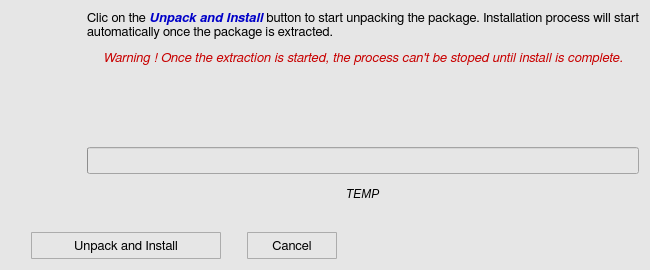
<?xml version="1.0" encoding="UTF-8"?>
<ui version="4.0">
 <class>unpackWindow</class>
 <widget class="QWidget" name="unpackWindow">
  <property name="geometry">
   <rect>
    <x>0</x>
    <y>0</y>
    <width>650</width>
    <height>270</height>
   </rect>
  </property>
  <property name="minimumSize">
   <size>
    <width>650</width>
    <height>270</height>
   </size>
  </property>
  <property name="maximumSize">
   <size>
    <width>650</width>
    <height>16777215</height>
   </size>
  </property>
  <property name="font">
   <font>
    <family>FreeSans</family>
    <pointsize>10</pointsize>
    <weight>50</weight>
    <bold>false</bold>
    <stylestrategy>PreferAntialias</stylestrategy>
    <kerning>true</kerning>
   </font>
  </property>
  <property name="windowTitle">
   <string>Update Install</string>
  </property>
  <property name="windowIcon">
   <iconset>
    <normaloff>icons/info_popup_icon.svg</normaloff>icons/info_popup_icon.svg</iconset>
  </property>
  <property name="styleSheet">
   <string notr="true">QWidget {
	background-color: rgb(230,230,230);
}</string>
  </property>
  <layout class="QGridLayout" name="gridLayout">
   <item row="0" column="0">
    <layout class="QVBoxLayout" name="verticalLayout_3">
     <item>
      <layout class="QHBoxLayout" name="horizontalLayout_3">
       <item>
        <layout class="QVBoxLayout" name="verticalLayout">
         <item>
          <widget class="QLabel" name="dw_label_2">
           <property name="minimumSize">
            <size>
             <width>50</width>
             <height>50</height>
            </size>
           </property>
           <property name="maximumSize">
            <size>
             <width>50</width>
             <height>50</height>
            </size>
           </property>
           <property name="text">
            <string/>
           </property>
           <property name="pixmap">
            <pixmap>icons/info_popup_icon.svg</pixmap>
           </property>
           <property name="scaledContents">
            <bool>true</bool>
           </property>
          </widget>
         </item>
         <item>
          <spacer name="verticalSpacer">
           <property name="orientation">
            <enum>Qt::Vertical</enum>
           </property>
           <property name="sizeHint" stdset="0">
            <size>
             <width>20</width>
             <height>40</height>
            </size>
           </property>
          </spacer>
         </item>
        </layout>
       </item>
       <item>
        <spacer name="horizontalSpacer">
         <property name="orientation">
          <enum>Qt::Horizontal</enum>
         </property>
         <property name="sizeType">
          <enum>QSizePolicy::Fixed</enum>
         </property>
         <property name="sizeHint" stdset="0">
          <size>
           <width>20</width>
           <height>20</height>
          </size>
         </property>
        </spacer>
       </item>
       <item>
        <layout class="QVBoxLayout" name="verticalLayout_2">
         <item>
          <widget class="QLabel" name="dw_label_1">
           <property name="minimumSize">
            <size>
             <width>0</width>
             <height>120</height>
            </size>
           </property>
           <property name="maximumSize">
            <size>
             <width>16777215</width>
             <height>16777215</height>
            </size>
           </property>
           <property name="font">
            <font>
             <family>FreeSans</family>
             <pointsize>10</pointsize>
             <weight>50</weight>
             <bold>false</bold>
             <stylestrategy>PreferAntialias</stylestrategy>
             <kerning>true</kerning>
            </font>
           </property>
           <property name="frameShape">
            <enum>QFrame::NoFrame</enum>
           </property>
           <property name="frameShadow">
            <enum>QFrame::Plain</enum>
           </property>
           <property name="lineWidth">
            <number>0</number>
           </property>
           <property name="midLineWidth">
            <number>0</number>
           </property>
           <property name="text">
            <string>&lt;html&gt;&lt;head/&gt;&lt;body&gt;&lt;p&gt;Clic on the &lt;span style=&quot; font-weight:600; font-style:italic; color:#0000c8;&quot;&gt;Unpack and Install&lt;/span&gt; button to start unpacking the package. Installation process will start automatically once the package is extracted.&lt;/p&gt;&lt;p align=&quot;center&quot;&gt;&lt;span style=&quot; font-style:italic; color:#c80000;&quot;&gt;Warning ! Once the extraction is started, the process can't be stoped until install is complete.&lt;/span&gt;&lt;/p&gt;&lt;/body&gt;&lt;/html&gt;</string>
           </property>
           <property name="textFormat">
            <enum>Qt::AutoText</enum>
           </property>
           <property name="alignment">
            <set>Qt::AlignJustify|Qt::AlignTop</set>
           </property>
           <property name="wordWrap">
            <bool>true</bool>
           </property>
          </widget>
         </item>
         <item>
          <spacer name="verticalSpacer_3">
           <property name="orientation">
            <enum>Qt::Vertical</enum>
           </property>
           <property name="sizeType">
            <enum>QSizePolicy::Fixed</enum>
           </property>
           <property name="sizeHint" stdset="0">
            <size>
             <width>20</width>
             <height>10</height>
            </size>
           </property>
          </spacer>
         </item>
         <item>
          <widget class="QProgressBar" name="progressBar">
           <property name="minimumSize">
            <size>
             <width>0</width>
             <height>27</height>
            </size>
           </property>
           <property name="maximumSize">
            <size>
             <width>16777215</width>
             <height>27</height>
            </size>
           </property>
           <property name="font">
            <font>
             <family>FreeSans</family>
             <pointsize>10</pointsize>
             <weight>50</weight>
             <bold>false</bold>
             <kerning>true</kerning>
            </font>
           </property>
           <property name="value">
            <number>0</number>
           </property>
           <property name="textVisible">
            <bool>false</bool>
           </property>
          </widget>
         </item>
         <item>
          <layout class="QHBoxLayout" name="horizontalLayout_2">
           <item>
            <spacer name="horizontalSpacer_2">
             <property name="orientation">
              <enum>Qt::Horizontal</enum>
             </property>
             <property name="sizeHint" stdset="0">
              <size>
               <width>40</width>
               <height>20</height>
              </size>
             </property>
            </spacer>
           </item>
           <item>
            <widget class="QLabel" name="label">
             <property name="minimumSize">
              <size>
               <width>0</width>
               <height>27</height>
              </size>
             </property>
             <property name="maximumSize">
              <size>
               <width>16777215</width>
               <height>27</height>
              </size>
             </property>
             <property name="font">
              <font>
               <italic>true</italic>
              </font>
             </property>
             <property name="text">
              <string>TEMP</string>
             </property>
            </widget>
           </item>
           <item>
            <spacer name="horizontalSpacer_6">
             <property name="orientation">
              <enum>Qt::Horizontal</enum>
             </property>
             <property name="sizeHint" stdset="0">
              <size>
               <width>40</width>
               <height>20</height>
              </size>
             </property>
            </spacer>
           </item>
          </layout>
         </item>
        </layout>
       </item>
      </layout>
     </item>
     <item>
      <spacer name="verticalSpacer_2">
       <property name="orientation">
        <enum>Qt::Vertical</enum>
       </property>
       <property name="sizeHint" stdset="0">
        <size>
         <width>28</width>
         <height>13</height>
        </size>
       </property>
      </spacer>
     </item>
     <item>
      <layout class="QHBoxLayout" name="horizontalLayout">
       <item>
        <spacer name="horizontalSpacer_3">
         <property name="orientation">
          <enum>Qt::Horizontal</enum>
         </property>
         <property name="sizeType">
          <enum>QSizePolicy::Fixed</enum>
         </property>
         <property name="sizeHint" stdset="0">
          <size>
           <width>20</width>
           <height>20</height>
          </size>
         </property>
        </spacer>
       </item>
       <item>
        <widget class="QToolButton" name="dw_downloadButton">
         <property name="minimumSize">
          <size>
           <width>190</width>
           <height>27</height>
          </size>
         </property>
         <property name="maximumSize">
          <size>
           <width>190</width>
           <height>27</height>
          </size>
         </property>
         <property name="font">
          <font>
           <family>FreeSans</family>
           <pointsize>10</pointsize>
           <weight>50</weight>
           <bold>false</bold>
           <stylestrategy>PreferDefault</stylestrategy>
           <kerning>true</kerning>
          </font>
         </property>
         <property name="styleSheet">
          <string notr="true">QToolButton {
	border: 1px solid #acacac;
	border-radius: 1px;
	background-color: qlineargradient(x1:0, y1:0, x2:0, y2:1,
									stop:0 #f0f0f0, stop:1 #e5e5e5);
}

QToolButton:hover {
	border: 1px solid #7eb4ea;
	border-radius: 1px;
	background-color: qlineargradient(x1:0, y1:0, x2:0, y2:1,
									stop:0 #ecf4fc, stop:1 #dcecfc);
}

QToolButton:pressed {
	border: 1px solid #579de5;
	border-radius: 1px;
	background-color: qlineargradient(x1:0, y1:0, x2:0, y2:1,
									stop:0 #daecfc, stop:1 #c4e0fc);
}</string>
         </property>
         <property name="text">
          <string>Unpack and Install</string>
         </property>
        </widget>
       </item>
       <item>
        <spacer name="horizontalSpacer_5">
         <property name="orientation">
          <enum>Qt::Horizontal</enum>
         </property>
         <property name="sizeType">
          <enum>QSizePolicy::Fixed</enum>
         </property>
         <property name="sizeHint" stdset="0">
          <size>
           <width>20</width>
           <height>20</height>
          </size>
         </property>
        </spacer>
       </item>
       <item>
        <widget class="QToolButton" name="dw_cancelButton">
         <property name="minimumSize">
          <size>
           <width>90</width>
           <height>27</height>
          </size>
         </property>
         <property name="maximumSize">
          <size>
           <width>90</width>
           <height>27</height>
          </size>
         </property>
         <property name="font">
          <font>
           <family>FreeSans</family>
           <pointsize>10</pointsize>
           <weight>50</weight>
           <bold>false</bold>
           <stylestrategy>PreferDefault</stylestrategy>
           <kerning>true</kerning>
          </font>
         </property>
         <property name="styleSheet">
          <string notr="true">QToolButton {
	border: 1px solid #acacac;
	border-radius: 1px;
	background-color: qlineargradient(x1:0, y1:0, x2:0, y2:1,
									stop:0 #f0f0f0, stop:1 #e5e5e5);
}

QToolButton:hover {
	border: 1px solid #7eb4ea;
	border-radius: 1px;
	background-color: qlineargradient(x1:0, y1:0, x2:0, y2:1,
									stop:0 #ecf4fc, stop:1 #dcecfc);
}

QToolButton:pressed {
	border: 1px solid #579de5;
	border-radius: 1px;
	background-color: qlineargradient(x1:0, y1:0, x2:0, y2:1,
									stop:0 #daecfc, stop:1 #c4e0fc);
}</string>
         </property>
         <property name="text">
          <string>Cancel</string>
         </property>
        </widget>
       </item>
       <item>
        <spacer name="horizontalSpacer_4">
         <property name="orientation">
          <enum>Qt::Horizontal</enum>
         </property>
         <property name="sizeHint" stdset="0">
          <size>
           <width>40</width>
           <height>20</height>
          </size>
         </property>
        </spacer>
       </item>
      </layout>
     </item>
    </layout>
   </item>
  </layout>
 </widget>
 <resources/>
 <connections/>
</ui>
